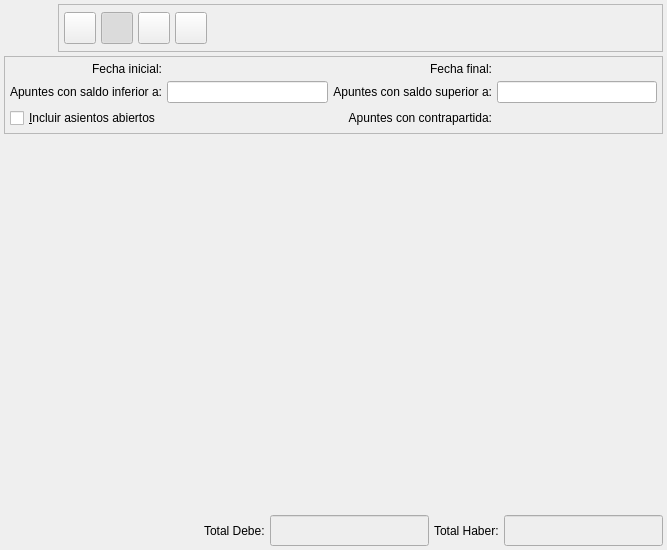
<?xml version="1.0" encoding="UTF-8"?>
<ui version="4.0">
 <class>BcDiarioBase</class>
 <widget class="QWidget" name="BcDiarioBase">
  <property name="geometry">
   <rect>
    <x>0</x>
    <y>0</y>
    <width>667</width>
    <height>550</height>
   </rect>
  </property>
  <property name="focusPolicy">
   <enum>Qt::StrongFocus</enum>
  </property>
  <property name="windowTitle">
   <string>Diario</string>
  </property>
  <property name="windowIcon">
   <iconset resource="../../../bulmages.qrc">
    <normaloff>:/Images/balance-sheet.png</normaloff>:/Images/balance-sheet.png</iconset>
  </property>
  <layout class="QVBoxLayout">
   <property name="spacing">
    <number>4</number>
   </property>
   <property name="margin">
    <number>4</number>
   </property>
   <item>
    <layout class="QHBoxLayout">
     <property name="spacing">
      <number>6</number>
     </property>
     <property name="margin">
      <number>0</number>
     </property>
     <item>
      <widget class="QLabel" name="pixmapLabel1">
       <property name="sizePolicy">
        <sizepolicy hsizetype="Fixed" vsizetype="Fixed">
         <horstretch>0</horstretch>
         <verstretch>0</verstretch>
        </sizepolicy>
       </property>
       <property name="minimumSize">
        <size>
         <width>48</width>
         <height>48</height>
        </size>
       </property>
       <property name="maximumSize">
        <size>
         <width>48</width>
         <height>48</height>
        </size>
       </property>
       <property name="pixmap">
        <pixmap resource="../../../bulmages.qrc">:/Images/balance-sheet.png</pixmap>
       </property>
       <property name="scaledContents">
        <bool>true</bool>
       </property>
      </widget>
     </item>
     <item>
      <widget class="QFrame" name="frame_3">
       <property name="sizePolicy">
        <sizepolicy hsizetype="Expanding" vsizetype="Fixed">
         <horstretch>0</horstretch>
         <verstretch>0</verstretch>
        </sizepolicy>
       </property>
       <property name="maximumSize">
        <size>
         <width>16777215</width>
         <height>48</height>
        </size>
       </property>
       <property name="frameShape">
        <enum>QFrame::StyledPanel</enum>
       </property>
       <property name="frameShadow">
        <enum>QFrame::Raised</enum>
       </property>
       <layout class="QHBoxLayout">
        <property name="spacing">
         <number>5</number>
        </property>
        <property name="margin">
         <number>5</number>
        </property>
        <item>
         <widget class="QToolButton" name="mui_imprimir">
          <property name="minimumSize">
           <size>
            <width>32</width>
            <height>32</height>
           </size>
          </property>
          <property name="maximumSize">
           <size>
            <width>32</width>
            <height>32</height>
           </size>
          </property>
          <property name="toolTip">
           <string>Imprimir</string>
          </property>
          <property name="whatsThis">
           <string>Imprimir</string>
          </property>
          <property name="text">
           <string/>
          </property>
          <property name="icon">
           <iconset resource="../../../bulmages.qrc">
            <normaloff>:/Images/document-print.png</normaloff>:/Images/document-print.png</iconset>
          </property>
          <property name="iconSize">
           <size>
            <width>22</width>
            <height>22</height>
           </size>
          </property>
         </widget>
        </item>
        <item>
         <widget class="QToolButton" name="mui_filtrar">
          <property name="minimumSize">
           <size>
            <width>32</width>
            <height>32</height>
           </size>
          </property>
          <property name="maximumSize">
           <size>
            <width>32</width>
            <height>32</height>
           </size>
          </property>
          <property name="toolTip">
           <string>Mostrar/ocultar filtro</string>
          </property>
          <property name="whatsThis">
           <string>Mostrar/ocultar filtro</string>
          </property>
          <property name="text">
           <string/>
          </property>
          <property name="icon">
           <iconset resource="../../../bulmages.qrc">
            <normaloff>:/Images/edit-find.png</normaloff>:/Images/edit-find.png</iconset>
          </property>
          <property name="iconSize">
           <size>
            <width>22</width>
            <height>22</height>
           </size>
          </property>
          <property name="checkable">
           <bool>true</bool>
          </property>
          <property name="checked">
           <bool>true</bool>
          </property>
         </widget>
        </item>
        <item>
         <widget class="QToolButton" name="mui_configurar">
          <property name="minimumSize">
           <size>
            <width>32</width>
            <height>32</height>
           </size>
          </property>
          <property name="maximumSize">
           <size>
            <width>32</width>
            <height>32</height>
           </size>
          </property>
          <property name="toolTip">
           <string>Configurar listado</string>
          </property>
          <property name="whatsThis">
           <string>Configurar listado</string>
          </property>
          <property name="text">
           <string/>
          </property>
          <property name="icon">
           <iconset resource="../../../bulmages.qrc">
            <normaloff>:/Images/document-properties.png</normaloff>:/Images/document-properties.png</iconset>
          </property>
          <property name="iconSize">
           <size>
            <width>22</width>
            <height>22</height>
           </size>
          </property>
          <property name="checkable">
           <bool>true</bool>
          </property>
          <property name="checked">
           <bool>false</bool>
          </property>
         </widget>
        </item>
        <item>
         <widget class="QToolButton" name="mui_actualizar">
          <property name="minimumSize">
           <size>
            <width>32</width>
            <height>32</height>
           </size>
          </property>
          <property name="maximumSize">
           <size>
            <width>32</width>
            <height>32</height>
           </size>
          </property>
          <property name="toolTip">
           <string>Actualizar</string>
          </property>
          <property name="whatsThis">
           <string>Actualizar</string>
          </property>
          <property name="text">
           <string/>
          </property>
          <property name="icon">
           <iconset resource="../../../bulmages.qrc">
            <normaloff>:/Images/view-refresh.png</normaloff>:/Images/view-refresh.png</iconset>
          </property>
          <property name="iconSize">
           <size>
            <width>22</width>
            <height>22</height>
           </size>
          </property>
          <property name="shortcut">
           <string>F5</string>
          </property>
          <property name="checkable">
           <bool>false</bool>
          </property>
          <property name="checked">
           <bool>false</bool>
          </property>
         </widget>
        </item>
        <item>
         <spacer>
          <property name="orientation">
           <enum>Qt::Horizontal</enum>
          </property>
          <property name="sizeType">
           <enum>QSizePolicy::Expanding</enum>
          </property>
          <property name="sizeHint" stdset="0">
           <size>
            <width>421</width>
            <height>26</height>
           </size>
          </property>
         </spacer>
        </item>
       </layout>
      </widget>
     </item>
    </layout>
   </item>
   <item>
    <widget class="QFrame" name="frame">
     <property name="frameShape">
      <enum>QFrame::StyledPanel</enum>
     </property>
     <property name="frameShadow">
      <enum>QFrame::Raised</enum>
     </property>
     <layout class="QGridLayout">
      <property name="margin">
       <number>5</number>
      </property>
      <property name="spacing">
       <number>5</number>
      </property>
      <item row="2" column="3" colspan="2">
       <widget class="QLabel" name="textLabel1_3_2_2">
        <property name="text">
         <string>Apuntes con contrapartida:</string>
        </property>
        <property name="alignment">
         <set>Qt::AlignRight|Qt::AlignTrailing|Qt::AlignVCenter</set>
        </property>
       </widget>
      </item>
      <item row="2" column="5">
       <widget class="BlSearchWidget" name="mui_contrapartida"/>
      </item>
      <item row="1" column="0" colspan="2">
       <widget class="QLabel" name="textLabel1_3_2">
        <property name="text">
         <string>Apuntes con saldo inferior a:</string>
        </property>
        <property name="alignment">
         <set>Qt::AlignRight|Qt::AlignTrailing|Qt::AlignVCenter</set>
        </property>
       </widget>
      </item>
      <item row="1" column="3" colspan="2">
       <widget class="QLabel" name="textLabel1_3">
        <property name="text">
         <string>Apuntes con saldo superior a:</string>
        </property>
        <property name="alignment">
         <set>Qt::AlignRight|Qt::AlignTrailing|Qt::AlignVCenter</set>
        </property>
       </widget>
      </item>
      <item row="2" column="0" colspan="3">
       <widget class="QCheckBox" name="mui_asAbiertos">
        <property name="text">
         <string>&amp;Incluir asientos abiertos</string>
        </property>
       </widget>
      </item>
      <item row="1" column="5">
       <widget class="QLineEdit" name="mui_saldosup"/>
      </item>
      <item row="1" column="2">
       <widget class="QLineEdit" name="mui_saldoinf"/>
      </item>
      <item row="0" column="2">
       <widget class="BlDateSearch" name="mui_fechainicial">
        <property name="sizePolicy">
         <sizepolicy hsizetype="Preferred" vsizetype="Preferred">
          <horstretch>0</horstretch>
          <verstretch>0</verstretch>
         </sizepolicy>
        </property>
        <property name="minimumSize">
         <size>
          <width>150</width>
          <height>0</height>
         </size>
        </property>
       </widget>
      </item>
      <item row="0" column="0" colspan="2">
       <widget class="QLabel" name="TextLabel1_3">
        <property name="text">
         <string>Fecha inicial:</string>
        </property>
        <property name="alignment">
         <set>Qt::AlignRight|Qt::AlignTrailing|Qt::AlignVCenter</set>
        </property>
       </widget>
      </item>
      <item row="0" column="5">
       <widget class="BlDateSearch" name="mui_fechafinal">
        <property name="minimumSize">
         <size>
          <width>150</width>
          <height>0</height>
         </size>
        </property>
       </widget>
      </item>
      <item row="0" column="3" colspan="2">
       <widget class="QLabel" name="TextLabel1_2_2">
        <property name="text">
         <string>Fecha final:</string>
        </property>
        <property name="alignment">
         <set>Qt::AlignRight|Qt::AlignTrailing|Qt::AlignVCenter</set>
        </property>
       </widget>
      </item>
     </layout>
    </widget>
   </item>
   <item>
    <widget class="BcDiarioSubForm" name="mui_list">
     <property name="sizePolicy">
      <sizepolicy hsizetype="Expanding" vsizetype="Expanding">
       <horstretch>0</horstretch>
       <verstretch>0</verstretch>
      </sizepolicy>
     </property>
    </widget>
   </item>
   <item>
    <layout class="QHBoxLayout">
     <property name="spacing">
      <number>5</number>
     </property>
     <property name="margin">
      <number>0</number>
     </property>
     <item>
      <spacer>
       <property name="orientation">
        <enum>Qt::Horizontal</enum>
       </property>
       <property name="sizeType">
        <enum>QSizePolicy::Expanding</enum>
       </property>
       <property name="sizeHint" stdset="0">
        <size>
         <width>151</width>
         <height>16</height>
        </size>
       </property>
      </spacer>
     </item>
     <item>
      <widget class="QLabel" name="TextLabel2">
       <property name="text">
        <string>Total Debe:</string>
       </property>
      </widget>
     </item>
     <item>
      <widget class="QLineEdit" name="totaldebe">
       <property name="enabled">
        <bool>true</bool>
       </property>
       <property name="sizePolicy">
        <sizepolicy hsizetype="Fixed" vsizetype="Fixed">
         <horstretch>0</horstretch>
         <verstretch>0</verstretch>
        </sizepolicy>
       </property>
       <property name="palette">
        <palette>
         <active>
          <colorrole role="Base">
           <brush brushstyle="SolidPattern">
            <color alpha="255">
             <red>238</red>
             <green>238</green>
             <blue>238</blue>
            </color>
           </brush>
          </colorrole>
         </active>
         <inactive>
          <colorrole role="Base">
           <brush brushstyle="SolidPattern">
            <color alpha="255">
             <red>238</red>
             <green>238</green>
             <blue>238</blue>
            </color>
           </brush>
          </colorrole>
         </inactive>
         <disabled>
          <colorrole role="Base">
           <brush brushstyle="SolidPattern">
            <color alpha="255">
             <red>255</red>
             <green>255</green>
             <blue>255</blue>
            </color>
           </brush>
          </colorrole>
         </disabled>
        </palette>
       </property>
       <property name="font">
        <font>
         <family>Sans Serif</family>
         <pointsize>12</pointsize>
         <weight>75</weight>
         <italic>false</italic>
         <bold>true</bold>
         <underline>false</underline>
         <strikeout>false</strikeout>
        </font>
       </property>
       <property name="focusPolicy">
        <enum>Qt::NoFocus</enum>
       </property>
       <property name="alignment">
        <set>Qt::AlignRight</set>
       </property>
       <property name="readOnly">
        <bool>true</bool>
       </property>
      </widget>
     </item>
     <item>
      <widget class="QLabel" name="TextLabel2_2">
       <property name="text">
        <string>Total Haber:</string>
       </property>
      </widget>
     </item>
     <item>
      <widget class="QLineEdit" name="totalhaber">
       <property name="enabled">
        <bool>true</bool>
       </property>
       <property name="sizePolicy">
        <sizepolicy hsizetype="Fixed" vsizetype="Fixed">
         <horstretch>0</horstretch>
         <verstretch>0</verstretch>
        </sizepolicy>
       </property>
       <property name="palette">
        <palette>
         <active>
          <colorrole role="Base">
           <brush brushstyle="SolidPattern">
            <color alpha="255">
             <red>238</red>
             <green>238</green>
             <blue>238</blue>
            </color>
           </brush>
          </colorrole>
         </active>
         <inactive>
          <colorrole role="Base">
           <brush brushstyle="SolidPattern">
            <color alpha="255">
             <red>238</red>
             <green>238</green>
             <blue>238</blue>
            </color>
           </brush>
          </colorrole>
         </inactive>
         <disabled>
          <colorrole role="Base">
           <brush brushstyle="SolidPattern">
            <color alpha="255">
             <red>255</red>
             <green>255</green>
             <blue>255</blue>
            </color>
           </brush>
          </colorrole>
         </disabled>
        </palette>
       </property>
       <property name="font">
        <font>
         <family>Sans Serif</family>
         <pointsize>12</pointsize>
         <weight>75</weight>
         <italic>false</italic>
         <bold>true</bold>
         <underline>false</underline>
         <strikeout>false</strikeout>
        </font>
       </property>
       <property name="focusPolicy">
        <enum>Qt::NoFocus</enum>
       </property>
       <property name="alignment">
        <set>Qt::AlignRight</set>
       </property>
       <property name="readOnly">
        <bool>true</bool>
       </property>
      </widget>
     </item>
    </layout>
   </item>
  </layout>
 </widget>
 <layoutdefault spacing="2" margin="5"/>
 <customwidgets>
  <customwidget>
   <class>BlDateSearch</class>
   <extends>QWidget</extends>
   <header>bldatesearch.h</header>
  </customwidget>
  <customwidget>
   <class>BlSearchWidget</class>
   <extends>QWidget</extends>
   <header>blsearchwidget.h</header>
   <container>1</container>
  </customwidget>
  <customwidget>
   <class>BcDiarioSubForm</class>
   <extends>QFrame</extends>
   <header>bcdiariosubform.h</header>
   <container>1</container>
  </customwidget>
 </customwidgets>
 <resources>
  <include location="../../../bulmages.qrc"/>
  <include location="../../../bulmages.qrc"/>
 </resources>
 <connections>
  <connection>
   <sender>mui_filtrar</sender>
   <signal>toggled(bool)</signal>
   <receiver>frame</receiver>
   <slot>setShown(bool)</slot>
   <hints>
    <hint type="sourcelabel">
     <x>155</x>
     <y>37</y>
    </hint>
    <hint type="destinationlabel">
     <x>249</x>
     <y>88</y>
    </hint>
   </hints>
  </connection>
 </connections>
</ui>
